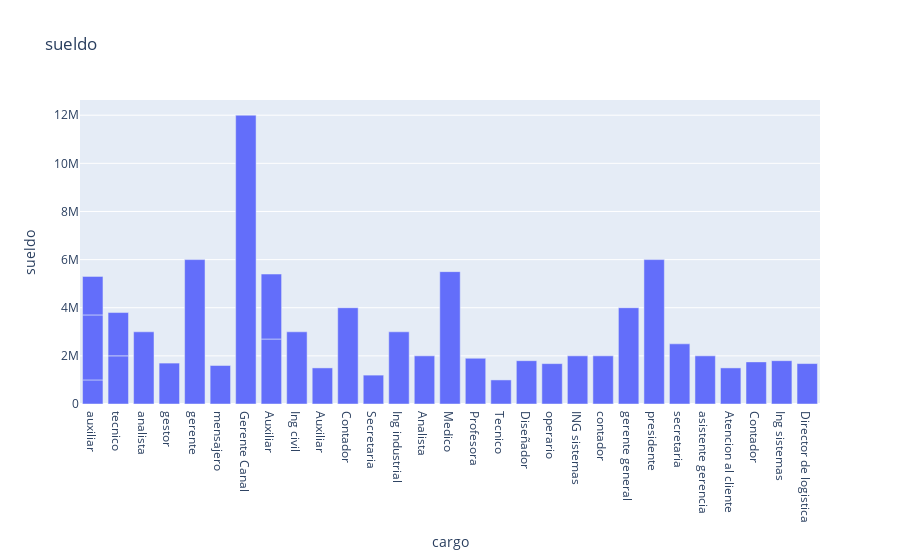

Notebook cell for this chart:
### Code cell
fig = px.bar(df_empleados, x='cargo', y='sueldo', title='sueldo')
fig.show()

### Figure 1 — Plotly figure (JSON) as saved in the notebook; plotly's stock layout.template omitted (floating-point values rounded to 4 significant figures)
{"data": [{"alignmentgroup": "True", "hovertemplate": "cargo=%{x}<br>sueldo=%{y}<extra></extra>", "legendgroup": "", "marker": {"color": "#636efa", "pattern": {"shape": ""}}, "name": "", "offsetgroup": "", "orientation": "v", "showlegend": false, "textposition": "auto", "type": "bar", "x": ["auxiliar", "tecnico", "analista", "gestor", "gerente", "auxiliar", "mensajero", "Gerente Canal", "Auxiliar", "Auxiliar", "Ing civil ", "Auxiliar ", "Contador ", "Secretaria ", "Ing industrial ", "Analista ", "Medico ", "Profesora ", "Tecnico ", "Diseñador ", "auxiliar", "tecnico", "operario", "ING sistemas", "contador ", "gerente general", "presidente", "secretaria ", "asistente gerencia", "Atencion al cliente", "Contador", "Ing sistemas", "Director de logistica"], "xaxis": "x", "y": [1000000, 2000000, 3000000, 1700000, 6000000, 2700000, 1600000, 12000000, 2700000, 2700000, 3000000, 1500000, 4000000, 1200000, 3000000, 2000000, 5500000, 1900000, 1000000, 1800000, 1600000, 1800009, 1678000, 2000000, 2000000, 4000000, 6000000, 2500000, 2000000, 1500000, 1750000, 1800000, 1680000], "yaxis": "y"}], "layout": {"barmode": "relative", "legend": {"tracegroupgap": 0}, "title": {"text": "sueldo"}, "xaxis": {"anchor": "y", "domain": [0, 1], "title": {"text": "cargo"}}, "yaxis": {"anchor": "x", "domain": [0, 1], "title": {"text": "sueldo"}}}}
